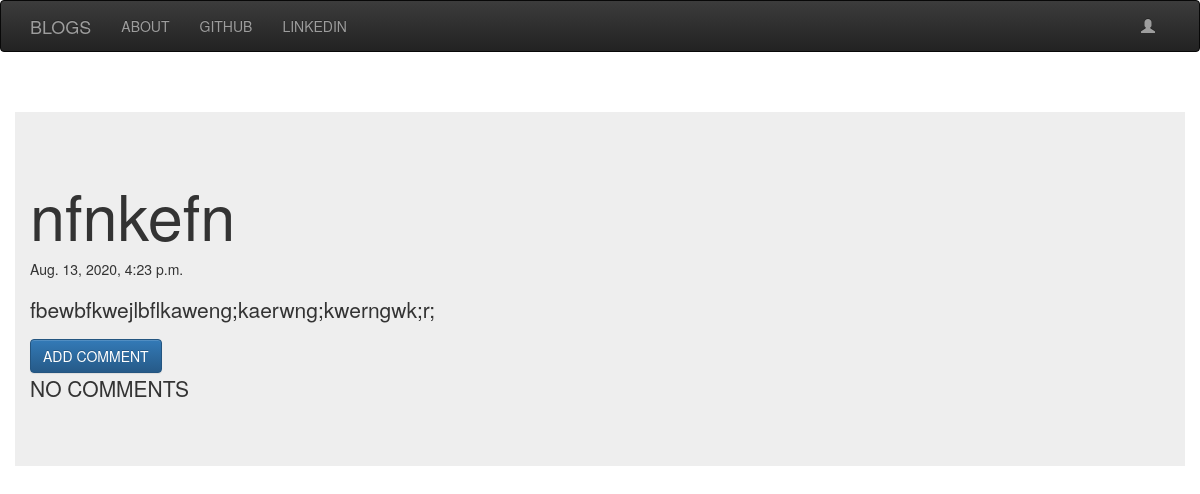
Screenshot of /post/2 with the database file from the repository.
### blog/models.py (models this page shows, shortened)
class Post(models.Model):
    author = models.CharField(max_length = 264)
    text = models.TextField()
    title = models.CharField(max_length = 264)
    create_date = models.DateTimeField(default = timezone.now)
    published_date = models.DateTimeField(blank = True, null = True)

### blog/views.py (the view)
# urls.py: url(r'^post/(?P<pk>\d+)$',views.PostDetailView.as_view(),name='post_detail'),
class PostDetailView(DetailView):
    model = models.Post

### blog/templates/blog/post_detail.html (shortened to what this page needs)
{%extends 'blog/base.html'%}
{%block body_block%}
<h1 class="post title">{{post.title}}</h1>
{%if post.published_date%}
<div class="date">
    {{post.published_date}}
</div>
{%else%}
<a class="btn btn-primary" href="{%url 'blog:post_publish' pk=post.pk%}">PUBLISH</a>
{%endif%}
<p class="postcontent">{{post.text|safe|linebreaksbr}}</p>
<a class="btn btn-primary" href="{% url 'blog:add_comment_to_post' pk=post.pk %}">ADD COMMENT</a>
{% for comment in post.comment.all%}
{%if user.is_authenticated or comment.approved_comment %}
    {{comment.created_date}}
    {%if not comment.comment_approved%}
        <a class="btn btn-primary" href="{%url 'blog:comment_approve' pk=comment.pk%}"><span class="glyphicon glyphicon-ok"></span></a>
        <a class="btn btn-primary" href="{%url 'blog:comment_remove' pk=comment.pk%}"><span class="glyphicon glyphicon-remove"></span></a>
{%endif%}
    <p>{{comment.text|safe|linebreaksbr}}</p>
    <p>{{comment.author}}</p>
{%endif%}
{%empty%}
<p>NO COMMENTS</p>
{%endfor%}
{%endblock%}

### rows the page displays
Post: title "nfnkefn", published_date "Aug. 13, 2020, 4:23 p.m.", text "fbewbfkwejlbflkaweng;kaerwng;kwerngwk;r;"
